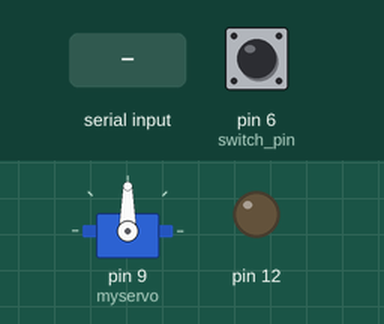
Bench run of a sketch on a simulated Arduino Uno, built with avr-gcc and run on an emulated ATmega328P. Shown: servo, output pins drawn as LEDs (lit = HIGH). The inputs (shaded band) are chosen by the test bench; at power-on: pin 6 (switch_pin) HIGH.

Above: at 1.2 s.
1.3 s: byte 30 received over Serial
At 2.5 s:
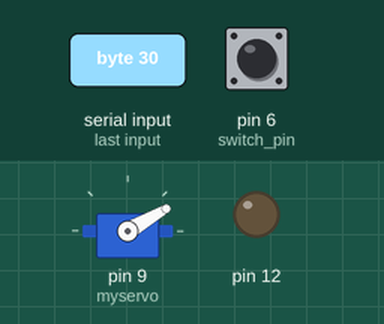
2.8 s: byte 120 received over Serial
At 3.6 s:
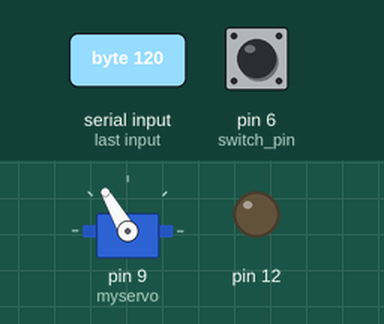
Timing chart, 0 to 5.8 s (numbered marks = the images above; inputs shaded):
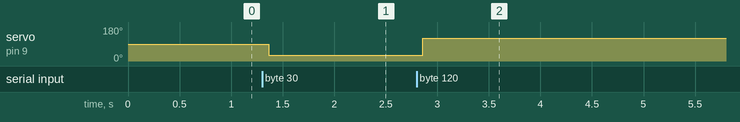

The sketch:

ice_use.ino
```cpp
#include <Servo.h>

Servo myservo;

//int servo = 10;
int switch_pin = 6;
int a = 0 ;
int i ;
int count = 0;
int flag = 0;
int click_flag_1 = 1 , click_flag_2 = 1;

void setup() {
  Serial.begin(9600);
  pinMode(switch_pin, INPUT);
  pinMode(12,OUTPUT);
  myservo.attach(9);
}

void loop() {
  wclick();
  if(Serial.available()>0){

    int servo = Serial.read();
    //int x=map(val,0,255,0, 179);
    myservo.write(servo);
  }
  delay(15);
 // delay(15);
//  servo = Serial.read();
//  no = Serial.read();
//  if(no == 1){
//  myservo.write(servo);
//  }
//  Serial.write(flag);
}
```

krik.ino
```cpp
int wclick() {

   click_flag_1 = digitalRead(switch_pin);

  //一回目のクリックがされた場合
  if(click_flag_1 == 0){

    //0.2秒内にスイッチが離された場合、click_flag_1==1の状態でループから出る
    for(int i=0; i<10; i++){
      click_flag_1 = digitalRead(switch_pin);
      if(click_flag_1 == 1)break;
      delay(20);
    }

    //もしスイッチが離されたならダブルクリックか
    //シングルクリックなのかを確認するループに入る
    if(click_flag_1 == 1){

      //0.2秒内にスイッチが押された場合、clck_flag_2==0の状態でループから出る
      for(int i=0; i<10; i++){
        click_flag_2 = digitalRead(switch_pin);
        if(click_flag_2==0)break;
        delay(20); //20ms
      }

      //click_flag==0であればそれをダブルクリックとする
      if(click_flag_2 == 0){
        flag = 0;
        click_flag_2 = 1;
        delay(50);

        //もしclick_flag==0でない場合はシングルクリックとする
      }
      else{
        flag = 1;
      }
    }
    Serial.write(flag);
    //Serial.println(flag);
  }
  delay(100); //ここの数値を小さくすると上手く動かなくなるので注
}
```

Measured:
- after the input at 1.3 s, servo on pin 9 (myservo): 90° → 30° after 0.07 s
- after the input at 2.8 s, servo on pin 9 (myservo): 30° → 120° after 0.06 s
